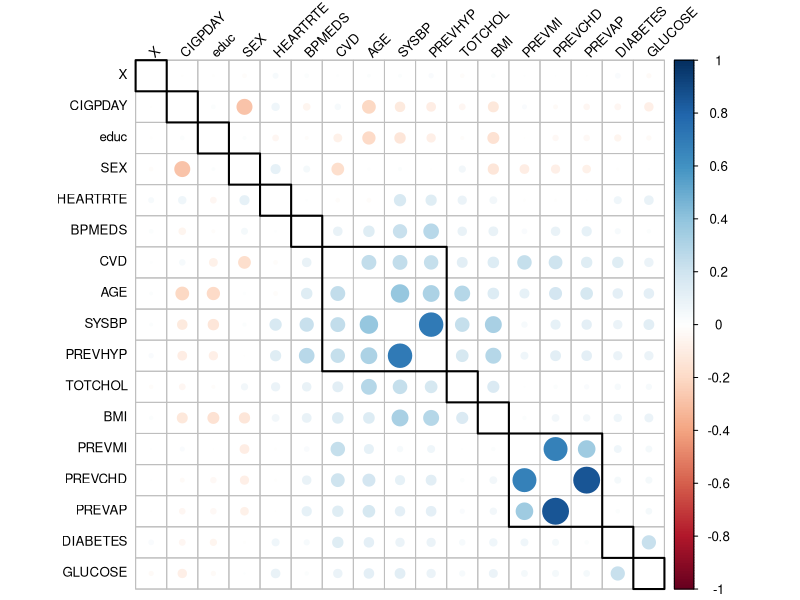
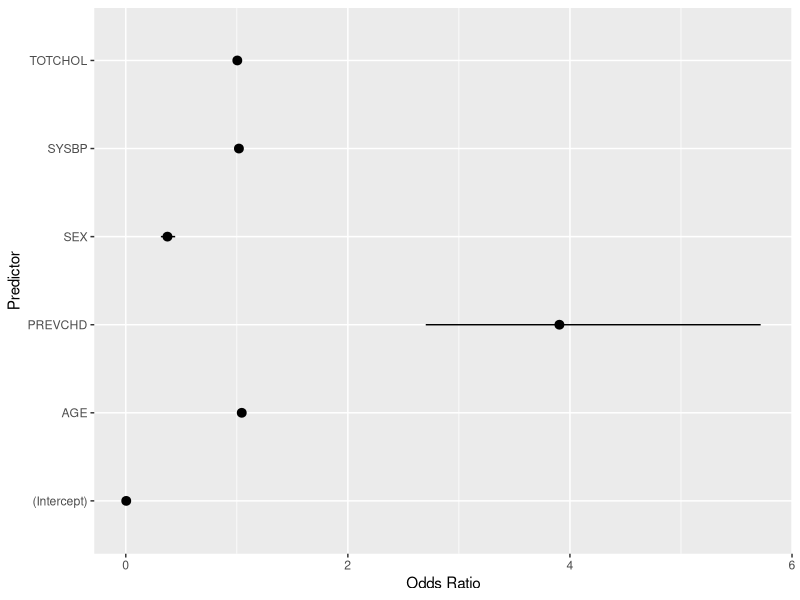
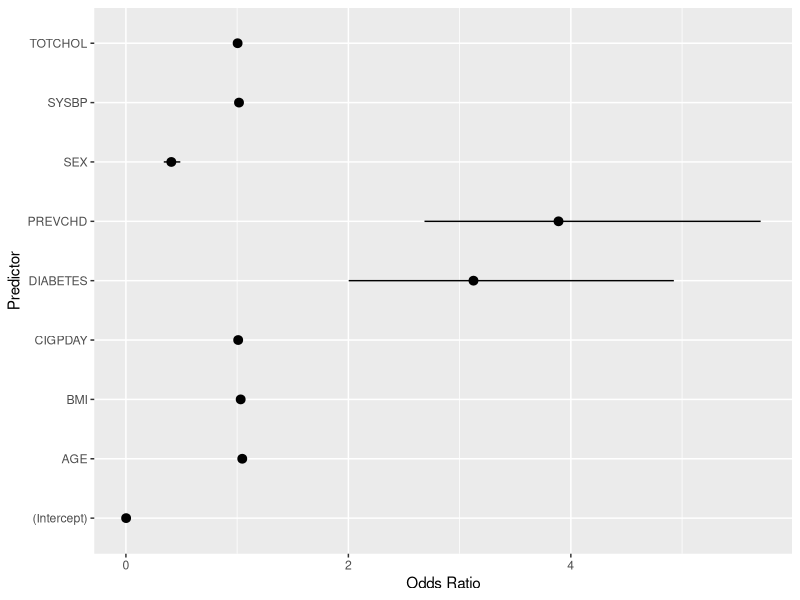

Recreate these plots in R, in order. (Note: this script raises an error after producing the figures.)
# Simon's modelling approaches
library(dplyr)
library(broom)
library(ggplot2)
library(patchwork)

# read in the data
setwd("C:/Users/SIMON/Desktop/GitHub/regression-project")
data <- read.csv("model_input.csv")

# here is again the nice correlation plot between variables included in this data we all use for modelling
# Compute Spearman correlation
cp <- cor(
  data.matrix(data), 
  use = "complete.obs", 
  method = "spearman"
)

# Visualize with hierarchical clustering
corrplot::corrplot(
  cp, 
  diag = FALSE, 
  order = "hclust", 
  addrect = 12,        # draws rectangles around clusters
  tl.srt = 45, 
  tl.col = "black", 
  tl.cex = 0.8
)

# -------
# Model assessment
# -------
# create a model assessment function
model_assess <- function(model){
  summary(model)
  print(exp(coef(model))) # Extracting the resulting odds-ratios
  
  tidy(model, exponentiate = TRUE, conf.int = TRUE) %>% # visualizing it
    ggplot(aes(x = term, y = estimate, ymin = conf.low, ymax = conf.high)) +
    geom_pointrange() +
    coord_flip() +
    labs(y = "Odds Ratio", x = "Predictor")
}

# Model 1
# do a simple log-model containing the most promising variables (highest correlation with CVD)
# omitting some variables where multicollinearity might be a problem (PREVMI, PREVAP, PREVHYP)
simple_form <- CVD ~ AGE + SEX + TOTCHOL + SYSBP + PREVCHD
log_model_simple <- glm(simple_form, family = binomial(link = "logit"), data = data)
model_assess(log_model_simple)

# Model 2
# adding some more variabls: CIGPDAY, DIBETES, BMI
extended_form <- CVD ~ AGE + SEX + TOTCHOL + SYSBP + PREVCHD + CIGPDAY + DIABETES + BMI
log_model_extended <- glm(extended_form, family = binomial(link = "logit"), data = data)
model_assess(log_model_extended)

extended_HRTR

### Comparing model 1 and model 2
# since the models are nested, we can use anova (likelihood ratio test) (AIC comparison leads to the same result)
anova(log_model_simple, log_model_extended, test = "Chisq")
# this shows that the extension makes the model fit significantly better
# Insights from the coefficients:
# PREVCHD, DIABETES, and SEX are strongest predictors of CVD
# The other variables are also significant, but seem to be less meaningful

# Model 3
# use all the variables available
super_extended_form <- CVD ~ .
log_model_super_extended <- glm(super_extended_form, family = binomial(link = "logit"), data = data)
model_assess(log_model_super_extended) 
# graph is useless because of the big CI of PREVMI: There are probably too few observations, so estimator is very uncertain
# similar for CVD in this case --> do not include these two variables 

# recommend to stick with extended model!

#------
# Assessment of model fit
#-----
augment(log_model_extended, type.residuals = "pearson")
# Estimated dispersion parameter
summary(log_model_extended)$dispersion
summary(log_model_simple)$dispersion
summary(log_model_super_extended)$dispersion
# ----- residual plots -------

# deviance residual plot (SIMPLE)
simple_diag <- augment(log_model_simple, type.predict = "response") # important to specify type.predict = repsonse to deliver probability outcomes
simple_diag$.dev.res <- residuals(log_model_simple, type = "deviance")
ggplot(simple_diag, aes(.fitted, .dev.res)) +
  geom_point() +
  geom_smooth()

# alternative plot with same result
plot(fitted(log_model_simple),
     residuals(log_model_simple, type = "deviance"),
     xlab = "Fitted values (Predicted probability of CVD)",
     ylab = "Deviance residuals",
     main = "Deviance Residuals vs Fitted Values")
abline(h = 0, lty = 2, col = "red")

# deviance residual plot (EXTENDED)
extended_diag <- augment(log_model_extended, type.predict = "response") # important to specify type.predict = repsonse to deliver probability outcomes
extended_diag$.dev.res <- residuals(log_model_extended, type = "deviance")
ggplot(extended_diag, aes(.fitted, .dev.res)) +
  geom_point() +
  geom_smooth()

# Age vs residuals: skewed
extended_diag %>% ggplot(aes(AGE, .resid))+
  geom_point()+
  geom_smooth()+
  ylab("Pearson residuals")

# variance vs fitted values
extended_diag %>%
  mutate(.fitted_group = cut(.fitted, quantile(.fitted, probs = seq(5, 95, 1) / 100)))

extended_diag %>% group_by(.fitted) |> # this one does not work for some reason
  summarize(.fitted_local = mean(.fitted), .var_local = var(.resid)) |>
  na.omit() |> 
  ggplot(aes(.fitted_local, .var_local)) + 
  geom_point() + 
  geom_hline(yintercept = 1, linetype = 2) +
  geom_smooth() + 
  xlab("fitted values") +
  ylab("variance")

# confidence intervals for all estimators
tidy(log_model_extended)[-1, "estimate"] |> 
  cbind(confint.lm(log_model_extended)[-1, ]) |>
  knitr::kable(digits = 2)

group_p <- function(y, p, n_probs = 100) {
  tibble(
    y = y,
    p = p,
    p_group = cut(p, quantile(p, probs = seq(0, n_probs, 1) / n_probs), include.lowest = TRUE)
  ) |>
    group_by(p_group) |>
    summarize(
      p_local = mean(p), 
      obs_local = mean(y), 
      n = n(), 
      se_local = sqrt(p_local * (1 - p_local) / n()),
    )
}

# ---- SUper extended ----

# deviance residual plot (SUPER EXTENDED)
super_extended_diag <- augment(log_model_super_extended, type.predict = "response") # important to specify type.predict = repsonse to deliver probability outcomes
super_extended_diag$.dev.res <- residuals(log_model_super_extended, type = "deviance")
ggplot(super_extended_diag, aes(.fitted, .dev.res)) +
  geom_point() +
  geom_smooth()

# deviance (black) and pearson (red) residual plot 
super_extended_diag$.pearson <- residuals(log_model_super_extended, type = "pearson")
 ggplot(super_extended_diag, aes(.fitted, .dev.res)) +
 geom_point() +
 geom_point(aes(y = .pearson), color = "red") +
 geom_smooth(color = "black", se = FALSE) +
 geom_smooth(aes(y = .pearson), color = "red", se = FALSE)
 
 # ------ simulating new responses from fitted model -----
 # simple
 B <- 8
  p_simple <- list()
  for (b in 1:B) {
  simple_diag$y <- simulate(log_model_simple)[, 1]
  sim_glm_tmp <- glm(simple_form, data = simple_diag, family = binomial(link = "logit"))
  sim_tmp_diag <- augment(sim_glm_tmp, type.residuals = "pearson", type.predict = "response")
  p_simple[[b]] <- ggplot(sim_tmp_diag, aes(.fitted, .resid)) +
      geom_point() +
      geom_smooth()
  }

  # extended
  B <- 8
  p_extended <- list()
  for (b in 1:B) {
    simple_diag$y <- simulate(log_model_extended)[, 1]
    sim_glm_tmp <- glm(extended_form, data = extended_diag, family = binomial(link = "logit"))
    sim_tmp_diag <- augment(sim_glm_tmp, type.residuals = "pearson", type.predict = "response")
    p_extended[[b]] <- ggplot(sim_tmp_diag, aes(.fitted, .resid)) +
      geom_point() +
      geom_smooth()
  }
  
  # super extended
  B <- 8
  p_super_extended <- list()
  for (b in 1:B) {
    simple_diag$y <- simulate(log_model_super_extended)[, 1]
    sim_glm_tmp <- glm(super_extended_form, data = super_extended_diag, family = binomial(link = "logit"))
    sim_tmp_diag <- augment(sim_glm_tmp, type.residuals = "pearson", type.predict = "response")
    p_super_extended[[b]] <- ggplot(sim_tmp_diag, aes(.fitted, .resid)) +
      geom_point() +
      geom_smooth()
  }
  
  
  # Combine all plots in a list 
  combined_plot_simple <- wrap_plots(p_simple, nrow = 2, ncol = 4)
  combined_plot_extended <- wrap_plots(p_extended, nrow = 2, ncol = 4)
  combined_plot_super_extended <- wrap_plots(p_super_extended, nrow = 2, ncol = 4)
  combined_plot_simple
  combined_plot_extended
  combined_plot_super_extended
  
  # Interpretation:
  # there is something very wrong with the super extended model: Immense residuals
  # 
  #####
  # Pearson training error
  residuals(log_model_extended, type = "pearson")^2 %>% mean()
  
  pearson <- function(y, p) (y - p)^2 / (p * (1 - p))
   cv <- function(form, data, K = 10, M = 20) {
     n <- nrow(data)
     response <- all.vars(form)[1]
     loss <- vector("list", M)
     mu_hat <- numeric(n)
     for(b in 1:M) {
       group <- sample(rep(1:K, length.out = n))
       for(i in 1:K) {
         model <- glm(form, data = data[group != i, ], family = "binomial")
         mu_hat[group == i] <-
           predict(model, newdata = data[group == i, ], type = "response")
         }
       loss[[b]] <- pearson(data[, "CVD"], mu_hat)
       }
     unlist(loss) |> mean()
   }
   cv(log_model_simple, data = data)
   cv(log_model_extended, data = data)
   cv(log_model_super_extended, data = data)
   # result: again confirmation that super_extended model is very bad
   # cv is a bit higher in extended model
   
   ### Estimating AUC
   log_model_extended_aug <- augment(log_model_extended, data = data)
   eta1_ext <- filter(log_model_extended_aug, CVD == 1)$.fitted
   eta0_ext <- filter(log_model_extended_aug, CVD == 0)$.fitted
   AUC_ext <- wilcox.test(eta1_ext, eta0_ext)$statistic / (length(eta1_ext) * length(eta0_ext))
   AUC_ext
   
   log_model_simple_aug <- augment(log_model_simple, data = data)
   eta1_simple <- filter(log_model_simple_aug, CVD == 1)$.fitted
   eta0_simple <- filter(log_model_simple_aug, CVD == 0)$.fitted
   AUC_simple <- wilcox.test(eta1_simple, eta0_simple)$statistic / (length(eta1_simple) * length(eta0_simple))
   AUC_simple
   
   log_model_super_ext_aug <-  augment(log_model_super_extended, data = data)
   eta1_super_ext <- filter(log_model_super_ext_aug, CVD == 1)$.fitted
   eta0_super_ext <- filter(log_model_super_ext_aug, CVD == 0)$.fitted
   AUC_super_ext <- wilcox.test(eta1_super_ext, eta0_super_ext)$statistic / (length(eta1_super_ext) * length(eta0_super_ext))
   AUC_super_ext
   # how do I fit AUC using true etas???
   # AUC is higher for extended version (and even higher for super_extended version??????????????)
  
  
  # Cross-validation only makes sense in the context of splines (??) which we don't have: we don't have anything to tune on
  # below is a skeleton for how to do it (taken from book / slides) in case someone arrives with a specification including splines
   cv <- function(form, data, K = 10, M = 20) {
    n <- nrow(data)
    response <- all.vars(form)[1]
    loss <- vector("list", M)
    mu_hat <- numeric(n)
    for(b in 1:M) {
      # Generating the random subdivision into groups
      group <- sample(rep(1:K, length.out = n))
      for(i in 1:K) {
        model <- lm(form, data = data[group != i, ])
        mu_hat[group == i] <- predict(model, newdata = data[group == i, ])
      }
      loss[[b]] <- (data[, response] - mu_hat)^2
    }
    unlist(loss) |> mean()
  }
  
  set.seed(42)
  cv_extended <- tibble(
    cv = Vectorize(\(d) cv(extended_form, data)),
    mse = Vectorize(\(d) lm(extended_form, data) |> 
                      (\(x) residuals(x)^2)() |> mean())
  )
  
  # calculating training error
  train_err <- function(form, data) { 
    model <- lm(form, data = data)
    residuals(model)^2 |> mean()
  }
  
  val_err <- function(form, data, newdata) { 
    response <- all.vars(form)[1]
    model <- lm(form, data = data)
    (newdata[, response] - predict(model, newdata = newdata))^2 |> unlist() |> mean()  
  }
  
  ##----------------
  
  group_p <- function(y, p, n_probs = 100) {
    tibble(
      y = y,
      p = p,
      p_group = cut(p, quantile(p, probs = seq(0, n_probs, 1) / n_probs), include.lowest = TRUE)
    ) |>
      group_by(p_group) |>
      summarize(
        p_local = mean(p), 
        obs_local = mean(y), 
        n = n(), 
        se_local = sqrt(p_local * (1 - p_local) / n()),
      )
  }
  
  cal_plot <- ggplot(mapping = aes(p_local, obs_local)) + 
    geom_point() + 
    geom_line(aes(y = p_local + 1.96 * se_local), color = "red") + 
    geom_line(aes(y = p_local - 1.96 * se_local), color = "red") +
    geom_abline(slope = 1, intercept = 0) + 
    geom_smooth() + 
    xlab("predicted probability") +
    ylab("observed probability")
  
  cal_plot %+% group_p(data$CVD, fitted(log_model_extended)) + 
    coord_cartesian(xlim = c(0, 0.35), ylim = c(0, 0.35))  
  
  cal_plot %+% group_p(data$CVD, fitted(log_model_simple)) + 
    coord_cartesian(xlim = c(0, 0.35), ylim = c(0, 0.35)) 
  
  cal_plot %+% group_p(data$CVD, fitted(log_model_super_extended)) + 
    coord_cartesian(xlim = c(0, 0.35), ylim = c(0, 0.35)) 
  